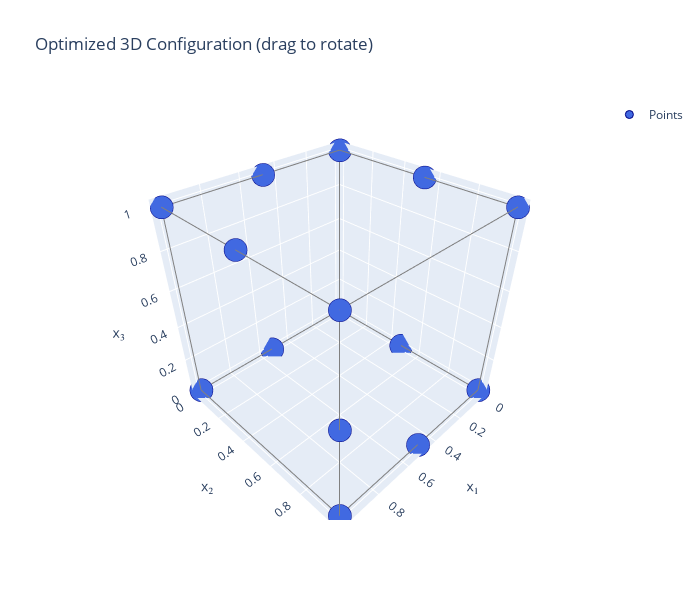
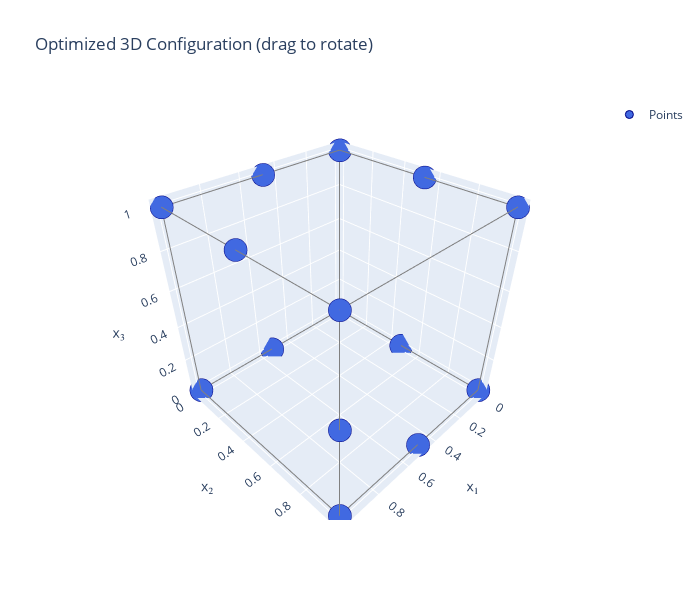

The notebook cell saved with these charts, in order:
### Markdown cell above
## 3. Example: 3D Interactive Optimization

### Code cell
opt_3d = PointProcessOptimizer(d=3, n=15, kernel=kernel_repulsive)
X_opt_3d = opt_3d.optimize()
print(f"Optimized 3D potential: {opt_3d.compute_potential(X_opt_3d.flatten()):.4f}")
opt_3d.plot_configuration(title='Optimized 3D Configuration')

### Figure 1 — Plotly figure (JSON) as saved in the notebook; plotly's stock layout.template omitted (floating-point values rounded to 4 significant figures)
{"data": [{"line": {"color": "grey", "width": 2}, "mode": "lines", "name": "Boundary S", "showlegend": false, "type": "scatter3d", "x": [0, 1, null, 0, 1, null, 0, 1, null, 0, 1, null, 0, 0, null, 1, 1, null, 0, 0, null, 1, 1, null, 0, 0, null, 1, 1, null, 0, 0, null, 1, 1, null], "y": [0, 0, null, 1, 1, null, 0, 0, null, 1, 1, null, 0, 1, null, 0, 1, null, 0, 1, null, 0, 1, null, 0, 0, null, 0, 0, null, 1, 1, null, 1, 1, null], "z": [0, 0, null, 0, 0, null, 1, 1, null, 1, 1, null, 0, 0, null, 0, 0, null, 1, 1, null, 1, 1, null, 0, 1, null, 0, 1, null, 0, 1, null, 0, 1, null]}, {"marker": {"color": "royalblue", "line": {"color": "navy", "width": 1}, "size": 8}, "mode": "markers", "name": "Points", "type": "scatter3d", "x": [1.0, 0.0, 0.0, 0.0, 1.0, 1.0, 0.5394, 1.0, 0.0, 1.0, 0.0, 0.4983, 0.4935, 1.0, 0.0], "y": [0.0, 1.0, 0.5394, 0.0, 0.4983, 1.0, 0.0, 0.0, 0.4935, 1.0, 1.0, 1.0, 0.0, 1.0, 0.0], "z": [0.0, 1.0, 1.0, 0.0, 1.0, 0.0, 0.0, 1.0, 0.0, 1.0, 0.0, 0.0, 1.0, 0.5, 1.0]}], "layout": {"height": 600, "scene": {"xaxis": {"title": {"text": "x₁"}}, "yaxis": {"title": {"text": "x₂"}}, "zaxis": {"title": {"text": "x₃"}}}, "title": {"text": "Optimized 3D Configuration (drag to rotate)"}, "width": 700}}

### Figure 2 — Plotly figure (JSON) as saved in the notebook; plotly's stock layout.template omitted (floating-point values rounded to 4 significant figures)
{"data": [{"line": {"color": "grey", "width": 2}, "mode": "lines", "name": "Boundary S", "showlegend": false, "type": "scatter3d", "x": [0, 1, null, 0, 1, null, 0, 1, null, 0, 1, null, 0, 0, null, 1, 1, null, 0, 0, null, 1, 1, null, 0, 0, null, 1, 1, null, 0, 0, null, 1, 1, null], "y": [0, 0, null, 1, 1, null, 0, 0, null, 1, 1, null, 0, 1, null, 0, 1, null, 0, 1, null, 0, 1, null, 0, 0, null, 0, 0, null, 1, 1, null, 1, 1, null], "z": [0, 0, null, 0, 0, null, 1, 1, null, 1, 1, null, 0, 0, null, 0, 0, null, 1, 1, null, 1, 1, null, 0, 1, null, 0, 1, null, 0, 1, null, 0, 1, null]}, {"marker": {"color": "royalblue", "line": {"color": "navy", "width": 1}, "size": 8}, "mode": "markers", "name": "Points", "type": "scatter3d", "x": [1.0, 0.0, 0.0, 0.0, 1.0, 1.0, 0.5394, 1.0, 0.0, 1.0, 0.0, 0.4983, 0.4935, 1.0, 0.0], "y": [0.0, 1.0, 0.5394, 0.0, 0.4983, 1.0, 0.0, 0.0, 0.4935, 1.0, 1.0, 1.0, 0.0, 1.0, 0.0], "z": [0.0, 1.0, 1.0, 0.0, 1.0, 0.0, 0.0, 1.0, 0.0, 1.0, 0.0, 0.0, 1.0, 0.5, 1.0]}], "layout": {"height": 600, "scene": {"xaxis": {"title": {"text": "x₁"}}, "yaxis": {"title": {"text": "x₂"}}, "zaxis": {"title": {"text": "x₃"}}}, "title": {"text": "Optimized 3D Configuration (drag to rotate)"}, "width": 700}}
